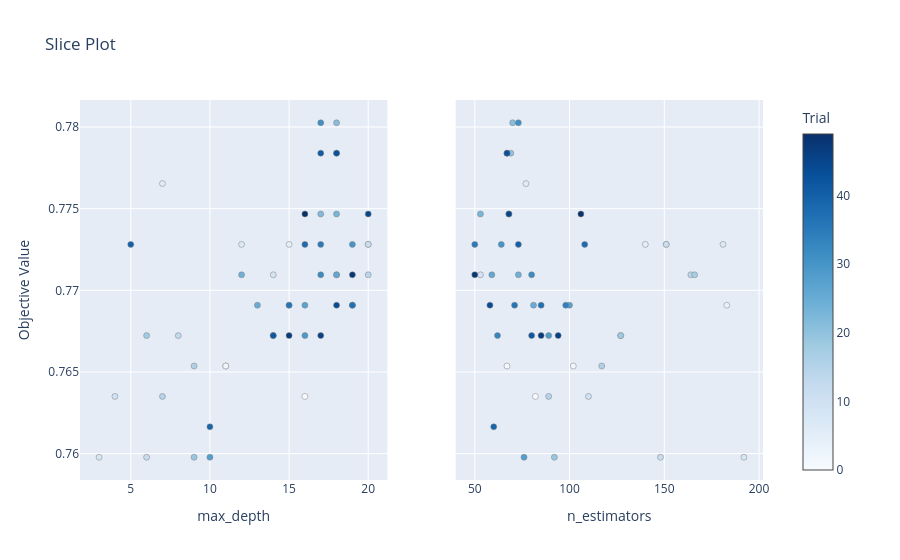

Source (notebook cell):
### Code cell
# 3. Slice Plot
plot_slice(study).show()

### Figure 1 — Plotly figure (JSON) as saved in the notebook; plotly's stock layout.template omitted (floating-point values rounded to 4 significant figures)
{"data": [{"marker": {"color": [0, 1, 2, 3, 4, 5, 6, 7, 8, 9, 10, 11, 12, 13, 14, 15, 16, 17, 18, 19, 20, 21, 22, 23, 24, 25, 26, 27, 28, 29, 30, 31, 32, 33, 34, 35, 36, 37, 38, 39, 40, 41, 42, 43, 44, 45, 46, 47, 48, 49], "colorbar": {"title": {"text": "Trial"}, "x": 1, "xpad": 40}, "colorscale": [[0, "rgb(247,251,255)"], [0.125, "rgb(222,235,247)"], [0.25, "rgb(198,219,239)"], [0.375, "rgb(158,202,225)"], [0.5, "rgb(107,174,214)"], [0.625, "rgb(66,146,198)"], [0.75, "rgb(33,113,181)"], [0.875, "rgb(8,81,156)"], [1, "rgb(8,48,107)"]], "line": {"color": "Grey", "width": 0.5}, "showscale": true}, "mode": "markers", "name": "Feasible Trial", "showlegend": false, "type": "scatter", "x": [16, 11, 11, 20, 15, 15, 7, 12, 3, 14, 4, 20, 6, 8, 20, 7, 9, 18, 6, 9, 18, 18, 17, 18, 12, 13, 18, 16, 10, 16, 19, 17, 17, 14, 19, 17, 15, 19, 16, 10, 5, 17, 14, 18, 18, 20, 17, 15, 19, 16], "xaxis": "x", "y": [0.7635, 0.7654, 0.7654, 0.7728, 0.7691, 0.7728, 0.7765, 0.7728, 0.7598, 0.7709, 0.7635, 0.7728, 0.7598, 0.7672, 0.7709, 0.7635, 0.7654, 0.7709, 0.7672, 0.7598, 0.7784, 0.7803, 0.7747, 0.7747, 0.7709, 0.7691, 0.7709, 0.7691, 0.7598, 0.7672, 0.7728, 0.7803, 0.7709, 0.7672, 0.7691, 0.7728, 0.7691, 0.7691, 0.7728, 0.7616, 0.7728, 0.7784, 0.7672, 0.7784, 0.7691, 0.7747, 0.7672, 0.7672, 0.7709, 0.7747], "yaxis": "y"}, {"marker": {"color": [0, 1, 2, 3, 4, 5, 6, 7, 8, 9, 10, 11, 12, 13, 14, 15, 16, 17, 18, 19, 20, 21, 22, 23, 24, 25, 26, 27, 28, 29, 30, 31, 32, 33, 34, 35, 36, 37, 38, 39, 40, 41, 42, 43, 44, 45, 46, 47, 48, 49], "colorbar": {"title": {"text": "Trial"}, "x": 1, "xpad": 40}, "colorscale": [[0, "rgb(247,251,255)"], [0.125, "rgb(222,235,247)"], [0.25, "rgb(198,219,239)"], [0.375, "rgb(158,202,225)"], [0.5, "rgb(107,174,214)"], [0.625, "rgb(66,146,198)"], [0.75, "rgb(33,113,181)"], [0.875, "rgb(8,81,156)"], [1, "rgb(8,48,107)"]], "line": {"color": "Grey", "width": 0.5}, "showscale": false}, "mode": "markers", "name": "Feasible Trial", "showlegend": false, "type": "scatter", "x": [82, 67, 102, 151, 183, 140, 77, 181, 192, 53, 110, 151, 148, 127, 164, 89, 117, 166, 127, 92, 69, 70, 68, 53, 73, 81, 59, 100, 76, 89, 64, 73, 80, 62, 98, 50, 71, 85, 108, 60, 73, 67, 80, 67, 58, 68, 94, 85, 50, 106], "xaxis": "x2", "y": [0.7635, 0.7654, 0.7654, 0.7728, 0.7691, 0.7728, 0.7765, 0.7728, 0.7598, 0.7709, 0.7635, 0.7728, 0.7598, 0.7672, 0.7709, 0.7635, 0.7654, 0.7709, 0.7672, 0.7598, 0.7784, 0.7803, 0.7747, 0.7747, 0.7709, 0.7691, 0.7709, 0.7691, 0.7598, 0.7672, 0.7728, 0.7803, 0.7709, 0.7672, 0.7691, 0.7728, 0.7691, 0.7691, 0.7728, 0.7616, 0.7728, 0.7784, 0.7672, 0.7784, 0.7691, 0.7747, 0.7672, 0.7672, 0.7709, 0.7747], "yaxis": "y2"}], "layout": {"title": {"text": "Slice Plot"}, "xaxis": {"anchor": "y", "domain": [0, 0.45], "title": {"text": "max_depth"}}, "xaxis2": {"anchor": "y2", "domain": [0.55, 1], "title": {"text": "n_estimators"}}, "yaxis": {"anchor": "x", "domain": [0, 1], "title": {"text": "Objective Value"}}, "yaxis2": {"anchor": "x2", "domain": [0, 1], "matches": "y", "showticklabels": false}}}
